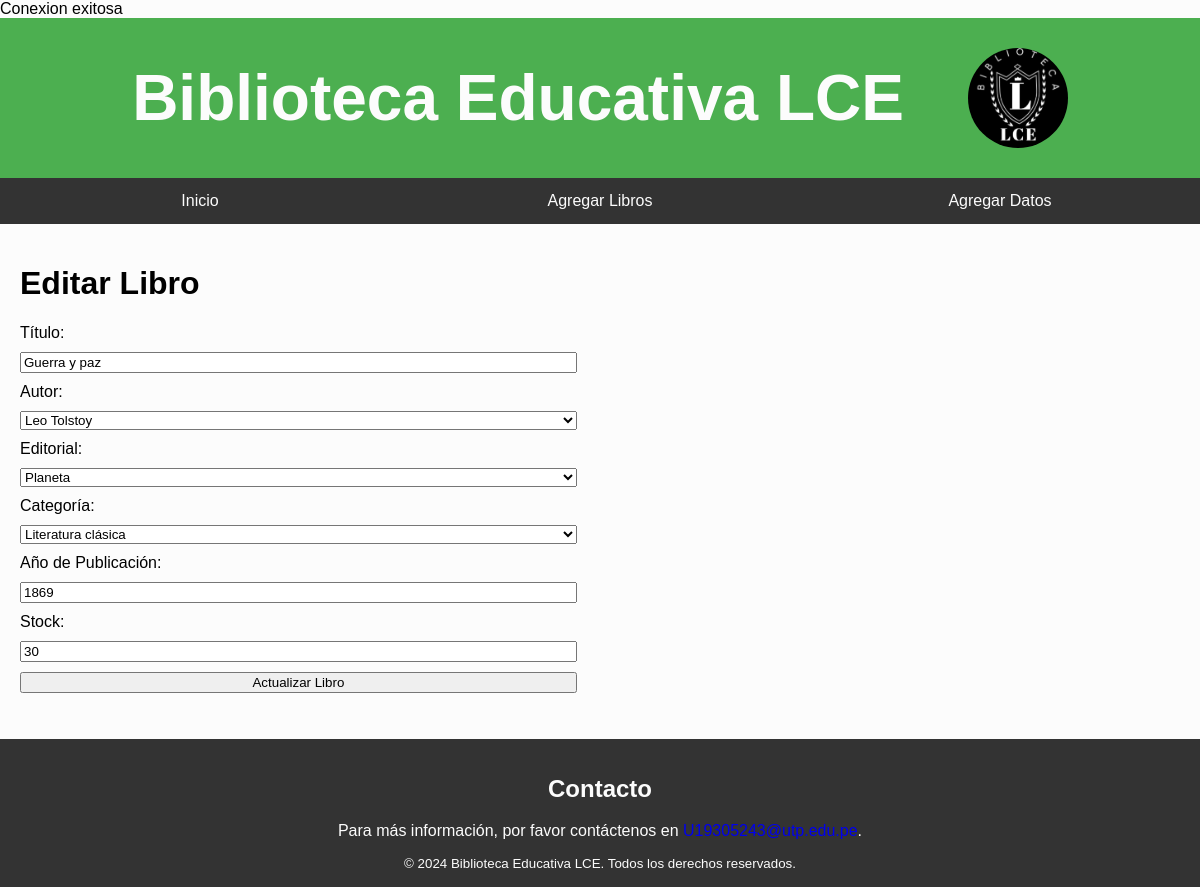
The app's page /pages/edita_libros.php?id=2 with its own data.
### tables this page shows
CREATE TABLE libros (
    id_libro INT PRIMARY KEY AUTO_INCREMENT,
    titulo VARCHAR(255) NOT NULL,
    id_autor INT,
    id_editorial INT,
    id_categoria INT,
    año_publicacion INT,
    stock INT NOT NULL,
    FOREIGN KEY (id_autor) REFERENCES autores(id_autor)
        ON DELETE SET NULL
        ON UPDATE CASCADE,
    FOREIGN KEY (id_editorial) REFERENCES editoriales(id_editorial)
        ON DELETE SET NULL
        ON UPDATE CASCADE,
    FOREIGN KEY (id_categoria) REFERENCES categorias(id_categoria)
        ON DELETE SET NULL
        ON UPDATE CASCADE
);

### pages/edita_libros.php (the view, shortened to what this page needs)
<?php
$conecta = conexionDB();
if (isset($_GET['id'])) {
    $id = $_GET['id'];
    $sqlLlamarLibro = "SELECT * FROM libros WHERE id_libro = $id";
    $result = $conecta->query($sqlLlamarLibro);
    $libro = $result->fetch_assoc();
}
$sqlLlamarAutor = "SELECT id_autor, nombre FROM autores";
$resultAutor = $conecta->query($sqlLlamarAutor);
$sqlLlamarEditorial = "SELECT id_editorial, nombre FROM editoriales";
$resultEditorial = $conecta->query($sqlLlamarEditorial);
$sqlLlamarCategoria = "SELECT id_categoria, categoria FROM categorias";
$resultCategoria = $conecta->query($sqlLlamarCategoria);
?>
<!DOCTYPE html>
<html lang="es">
<head>
    <link rel="stylesheet" href="Style/agregar.css">
</head>
<body>
    <header class="header">
        <h1 class="header-h1">Biblioteca Educativa LCE</h1>
        <img src="./../assets/logo.jpg" alt="Logo Biblioteca" class="header-img"/>
    </header>
    <nav>
        <a href="admin.html">Inicio</a>
        <a href="libros.php">Agregar Libros</a>
        <a href="datos.php">Agregar Datos</a>
    </nav>
    <div class="conteiner">
        <div class="form-conteiner">
            <h1>Editar Libro</h1>
            <form action="edita_libros.php" method="POST">
                <label for="titulo">Título:</label>
                <input type="text" id="titulo" name="titulo" value="<?php echo $libro['titulo']; ?>" required>
                <label for="autor">Autor:</label>
                <select id="autor" name="id_autor" required>
                    <?php
                    if ($resultAutor->num_rows > 0) {
                        while ($row = $resultAutor->fetch_assoc()) {
                            $selected = ($row["id_autor"] == $libro['id_autor']) ? 'selected' : '';
                            echo "<option value='" . $row["id_autor"] . "' $selected>" . $row["nombre"] . "</option>";
                        }
                    } else {
                        echo "<option value=''>No hay Autores registrados</option>";
                    }
                    ?>
                </select>
                <label for="editorial">Editorial:</label>
                <select id="editorial" name="id_editorial" required>
                    <?php
                    if ($resultEditorial->num_rows > 0) {
                        while ($row = $resultEditorial->fetch_assoc()) {
                            $selected = ($row["id_editorial"] == $libro['id_editorial']) ? 'selected' : '';
                            echo "<option value='" . $row["id_editorial"] . "' $selected>" . $row["nombre"] . "</option>";
                        }
                    } else {
                        echo "<option value=''>No hay editoriales registradas</option>";
                    }
                    ?>
                </select>
                <label for="categoria">Categoría:</label>
                <select id="categoria" name="id_categoria" required>
                    <?php
                    if ($resultCategoria->num_rows > 0) {
                        while ($row = $resultCategoria->fetch_assoc()) {
                            $selected = ($row["id_categoria"] == $libro['id_categoria']) ? 'selected' : '';
                            echo "<option value='" . $row["id_categoria"] . "' $selected>" . $row["categoria"] . "</option>";
                        }
                    }
                    ?>
                </select>
                <label for="año_publicacion">Año de Publicación:</label>
                <input type="number" id="año_publicacion" name="año_publicacion" value="<?php echo $libro['año_publicacion']; ?>" required>
                <label for="stock">Stock:</label>
                <input type="number" id="stock" name="stock" value="<?php echo $libro['stock']; ?>" required>
                <input type="submit" value="Actualizar Libro">
            </form>
        </div>
    </div>
    <footer class="footer" id="contact">
        <h2>Contacto</h2>
        <p>
            Para más información, por favor contáctenos en
            <a href="mailto:U22235570@utp.edu.pe">U19305243@utp.edu.pe</a>.
        </p>
        <small>&copy; 2024 Biblioteca Educativa LCE. Todos los derechos reservados.</small>
    </footer>
</body>
</html>

### Style/agregar.css (style rules this page uses)
.conteiner { display: flex; justify-content: space-between; align-items: flex-start; margin: 20px; }
.form-conteiner, .table-conteiner { width: 48%; }
.form-conteiner form { display: flex; flex-direction: column; }
.form-conteiner label, .form-conteiner input, .form-conteiner select { margin-bottom: 10px; }

### Style/global.css (style rules this page uses)
:root { --primary-color: #4caf50; --primary-light-color: #90ee90; --secondary-color: #ccfbf1; --shadow-color: #333; --dark-color: #060606; --light-color: #fcfcfc; }
body { font-family: Arial, sans-serif; margin: 0; background-color: var(--light-color); }
.header { display: flex; justify-content: center; align-items: center; gap: 64px; padding-inline: 1rem; background-color: var(--primary-color); color: var(--light-color); text-align: center; }
.header-h1 { font-size: 4rem; font-weight: bold; }
.header-img { width: 100px; height: 100px; border-radius: 50%; object-fit: cover; }
nav { display: flex; flex-direction: column; justify-content: space-evenly; align-items: center; background-color: var(--shadow-color); overflow: hidden; }
nav a { color: var(--light-color); text-align: center; width: 100%; padding: 14px 20px; }
.footer { background-color: var(--shadow-color); color: var(--light-color); text-align: center; padding: 1rem 0; position: relative; }
@media (min-width: 768px) { nav { display: flex; flex-direction: row; justify-content: space-evenly; align-items: center; background-color: #333; overflow: hidden; } }

### records on screen
libros: titulo "Guerra y paz", año_publicacion "1869", stock "30"

### other values on screen
form field id_autor "Leo Tolstoy"
form field id_editorial "Planeta"
form field id_categoria "Literatura clásica"
